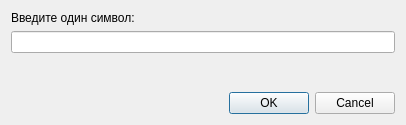
<?xml version="1.0" encoding="UTF-8"?>
<ui version="4.0">
 <class>DialogAddChar</class>
 <widget class="QDialog" name="DialogAddChar">
  <property name="geometry">
   <rect>
    <x>0</x>
    <y>0</y>
    <width>406</width>
    <height>125</height>
   </rect>
  </property>
  <property name="windowTitle">
   <string>Dialog</string>
  </property>
  <layout class="QVBoxLayout" name="verticalLayout">
   <item>
    <widget class="QLabel" name="label">
     <property name="sizePolicy">
      <sizepolicy hsizetype="Preferred" vsizetype="Fixed">
       <horstretch>0</horstretch>
       <verstretch>0</verstretch>
      </sizepolicy>
     </property>
     <property name="text">
      <string>Введите один символ:</string>
     </property>
    </widget>
   </item>
   <item>
    <widget class="QLineEdit" name="lineEdit"/>
   </item>
   <item>
    <spacer name="verticalSpacer">
     <property name="orientation">
      <enum>Qt::Vertical</enum>
     </property>
     <property name="sizeHint" stdset="0">
      <size>
       <width>20</width>
       <height>40</height>
      </size>
     </property>
    </spacer>
   </item>
   <item>
    <widget class="QDialogButtonBox" name="buttonBox">
     <property name="orientation">
      <enum>Qt::Horizontal</enum>
     </property>
     <property name="standardButtons">
      <set>QDialogButtonBox::Cancel|QDialogButtonBox::Ok</set>
     </property>
    </widget>
   </item>
  </layout>
 </widget>
 <resources/>
 <connections>
  <connection>
   <sender>buttonBox</sender>
   <signal>accepted()</signal>
   <receiver>DialogAddChar</receiver>
   <slot>accept()</slot>
   <hints>
    <hint type="sourcelabel">
     <x>248</x>
     <y>254</y>
    </hint>
    <hint type="destinationlabel">
     <x>157</x>
     <y>274</y>
    </hint>
   </hints>
  </connection>
  <connection>
   <sender>buttonBox</sender>
   <signal>rejected()</signal>
   <receiver>DialogAddChar</receiver>
   <slot>reject()</slot>
   <hints>
    <hint type="sourcelabel">
     <x>316</x>
     <y>260</y>
    </hint>
    <hint type="destinationlabel">
     <x>286</x>
     <y>274</y>
    </hint>
   </hints>
  </connection>
 </connections>
</ui>
